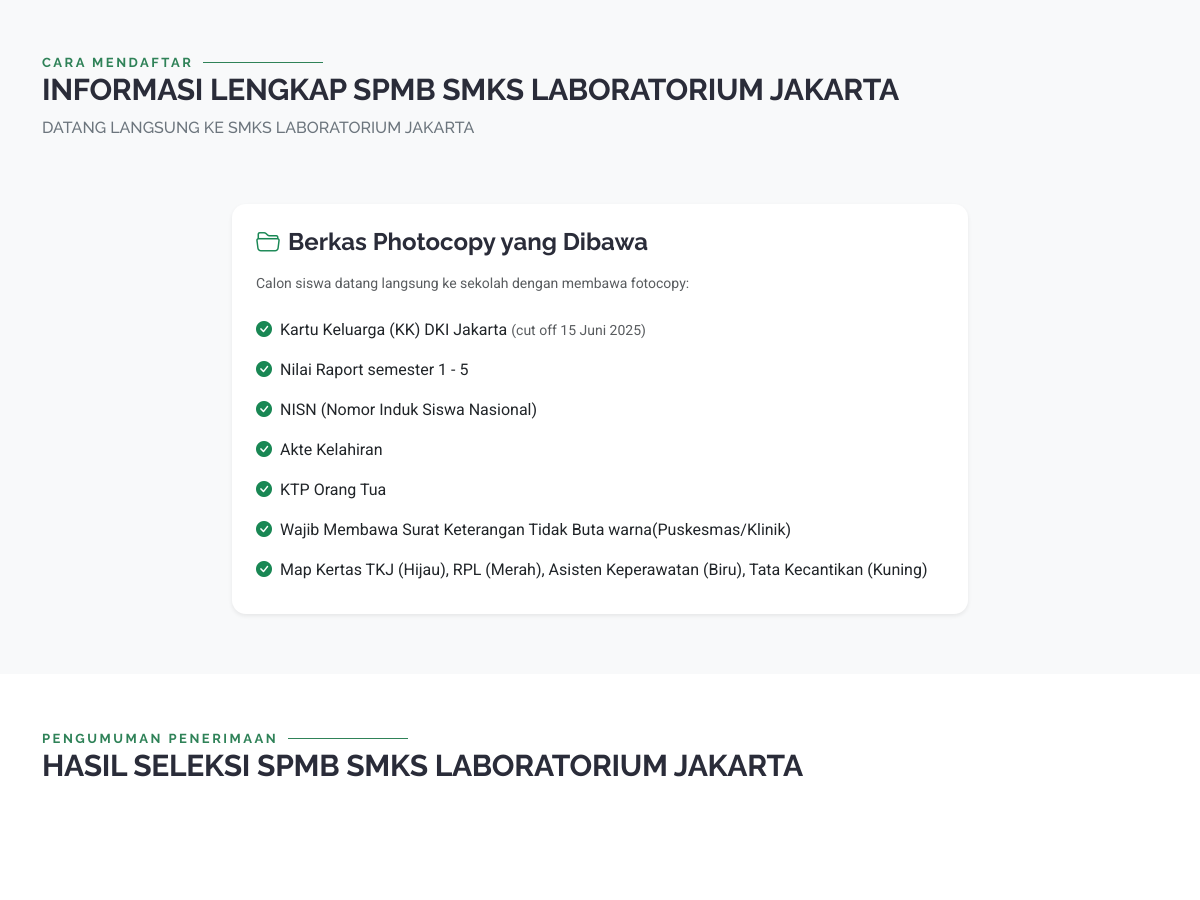
/ (middle part), run on an earlier commit of the app's database.
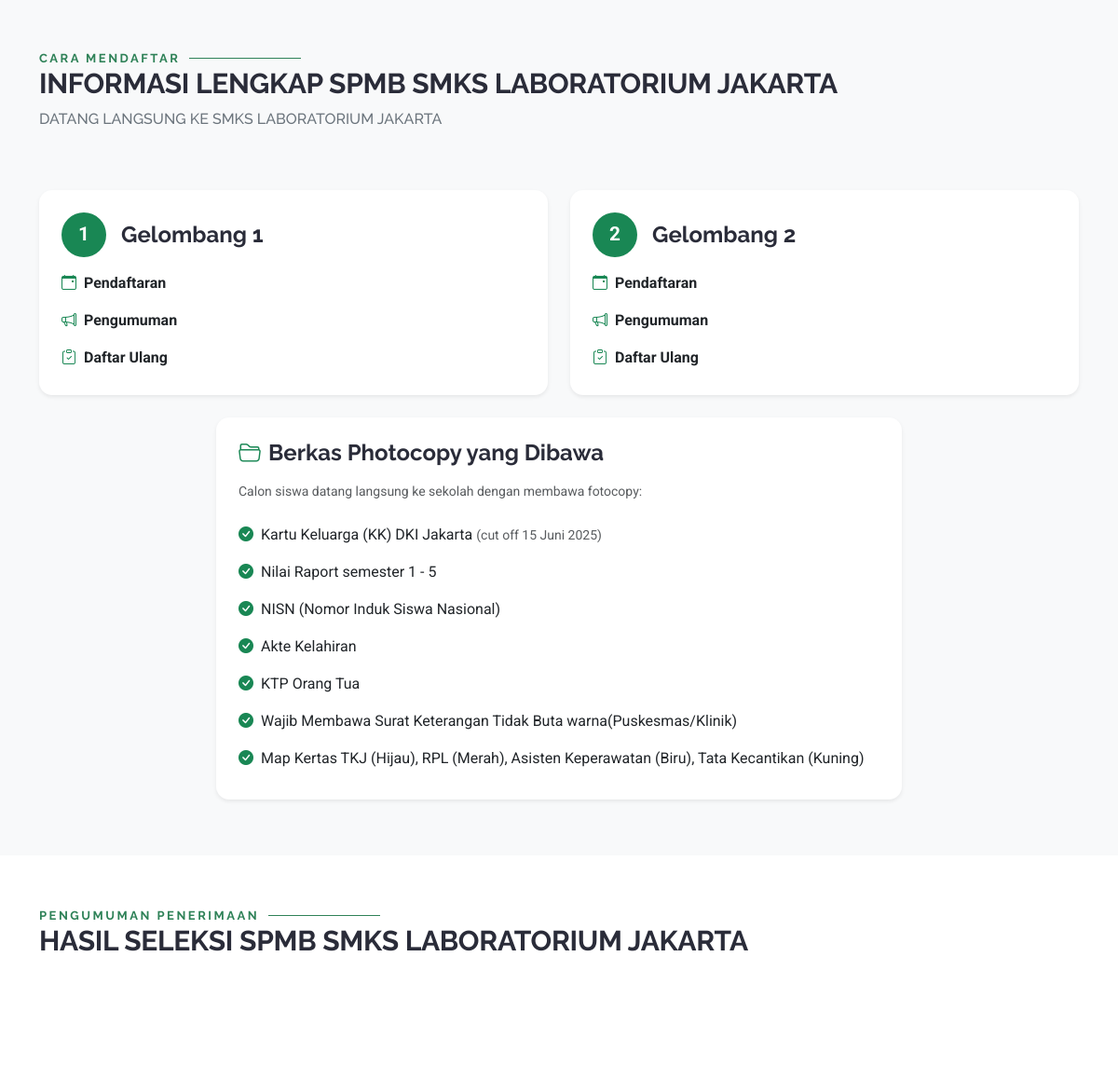
And on a later commit of the database.
### tables this page shows
CREATE TABLE `gelombang` (
  `id` int NOT NULL AUTO_INCREMENT,
  `gelombang` tinyint NOT NULL COMMENT '1 atau 2',
  `tanggal_buka` date NOT NULL,
  `tanggal_tutup` date NOT NULL,
  `tanggal_pengumuman` date NOT NULL,
  `kuota_per_jurusan` int NOT NULL DEFAULT 36,
  `persen_gelombang` decimal(5,2) NOT NULL DEFAULT 70.00 COMMENT 'Glm1=70, Glm2=30',
  `is_published` tinyint(1) NOT NULL DEFAULT 0,
  `published_at` timestamp NULL DEFAULT NULL,
  `created_at` timestamp NULL DEFAULT CURRENT_TIMESTAMP,
  PRIMARY KEY (`id`),
  UNIQUE KEY `gelombang` (`gelombang`)
);

### index.php (the view, shortened to what this page needs)
<?php
require_once __DIR__ . '/conn.php';
?>
<!DOCTYPE html>
<html lang="en">
<head>
  <link href="assets/vendor/bootstrap/css/bootstrap.min.css" rel="stylesheet">
  <link href="assets/vendor/bootstrap-icons/bootstrap-icons.css" rel="stylesheet">
  <link href="assets/vendor/aos/aos.css" rel="stylesheet">
  <link href="assets/vendor/animate.css/animate.min.css" rel="stylesheet">
  <link href="assets/vendor/glightbox/css/glightbox.min.css" rel="stylesheet">
  <link href="assets/vendor/swiper/swiper-bundle.min.css" rel="stylesheet">
  <link href="assets/css/main.css?v=20260522" rel="stylesheet">
</head>
<body class="index-page">
  <main class="main">
    <section id="cara-mendaftar" class="section" style="background: #f8f9fa;">
      <div class="container section-title" data-aos="fade-up">
        <h2>Cara Mendaftar</h2>
        <p>Informasi Lengkap SPMB SMKS Laboratorium Jakarta</p>
        <p class="section-subtitle">Datang Langsung Ke SMKS Laboratorium Jakarta</p>
      </div>
      <div class="container" data-aos="fade-up" data-aos-delay="100">
        <?php
        $cara_gel = $conn->query("SELECT * FROM gelombang ORDER BY gelombang")->fetchAll();
        ?>
        <div class="row g-4 mb-4">
          <?php foreach ($cara_gel as $idx => $g): ?>
            <div class="col-md-6" data-aos="fade-up" data-aos-delay="<?= $idx * 150 + 100 ?>">
              <div class="card h-100 shadow-sm border-0">
                <div class="card-body p-4">
                  <div class="d-flex align-items-center mb-3">
                    <div class="rounded-circle d-flex align-items-center justify-content-center me-3"
                      style="width:48px; height:48px; background:#198754; color:#fff; font-weight:700; font-size:1.3rem;">
                      <?= $g['gelombang'] ?>
                    </div>
                    <h4 class="mb-0 fw-bold">Gelombang <?= $g['gelombang'] ?></h4>
                  </div>
                  <div class="mb-3">
                    <div class="d-flex align-items-center mb-1"><i class="bi bi-calendar-event text-success me-2"></i><strong>Pendaftaran</strong></div>
                  </div>
                  <div class="mb-3">
                    <div class="d-flex align-items-center mb-1"><i class="bi bi-megaphone text-success me-2"></i><strong>Pengumuman</strong></div>
                  </div>
                  <div>
                    <div class="d-flex align-items-center mb-1"><i class="bi bi-clipboard-check text-success me-2"></i><strong>Daftar Ulang</strong></div>
                  </div>
                </div>
              </div>
            </div>
          <?php endforeach; ?>
        </div>
        <div class="row justify-content-center">
          <div class="col-lg-8" data-aos="fade-up" data-aos-delay="200">
            <div class="card shadow-sm border-0">
              <div class="card-body p-4">
                <h4 class="fw-bold mb-3"><i class="bi bi-folder2-open text-success me-2"></i>Berkas Photocopy yang Dibawa</h4>
                <p class="text-muted small">Calon siswa datang langsung ke sekolah dengan membawa fotocopy:</p>
                <ul class="list-group list-group-flush">
                  <li class="list-group-item border-0 ps-0"><i class="bi bi-check-circle-fill text-success me-2"></i>Kartu Keluarga (KK) DKI Jakarta <small class="text-muted">(cut off 15 Juni 2025)</small></li>
                  <li class="list-group-item border-0 ps-0"><i class="bi bi-check-circle-fill text-success me-2"></i>Nilai Raport semester 1 - 5</li>
                  <li class="list-group-item border-0 ps-0"><i class="bi bi-check-circle-fill text-success me-2"></i>NISN (Nomor Induk Siswa Nasional)</li>
                  <li class="list-group-item border-0 ps-0"><i class="bi bi-check-circle-fill text-success me-2"></i>Akte Kelahiran</li>
                  <li class="list-group-item border-0 ps-0"><i class="bi bi-check-circle-fill text-success me-2"></i>KTP Orang Tua</li>
                  <li class="list-group-item border-0 ps-0"><i class="bi bi-check-circle-fill text-success me-2"></i>Wajib Membawa Surat Keterangan Tidak Buta warna(Puskesmas/Klinik)</li>
                  <li class="list-group-item border-0 ps-0"><i class="bi bi-check-circle-fill text-success me-2"></i>Map Kertas TKJ (Hijau), RPL (Merah), Asisten Keperawatan (Biru), Tata Kecantikan (Kuning)</li>
                </ul>
              </div>
            </div>
          </div>
        </div>
      </div>
    </section>
    <section id="pengumuman" class="contact section">
      <div class="container section-title" data-aos="fade-up">
        <h2>Pengumuman Penerimaan</h2>
        <p>Hasil Seleksi SPMB SMKS Laboratorium Jakarta</p>
      </div>
      <div class="container" data-aos="fade" data-aos-delay="100">
        <?php
        $gel_rows = $conn->query("SELECT * FROM gelombang WHERE is_published=1 ORDER BY gelombang")->fetchAll();
        if (empty($gel_rows)):
        ?>
          <div class="row justify-content-center">
            <div class="col-lg-7 text-center py-5">
            </div>
          </div>
          <?php endif; ?>
      </div>
    </section>
  </main>
</body>
</html>

What changed in the data, as far as the page shows it:
added gelombang: gelombang "1"
added gelombang: gelombang "2"
